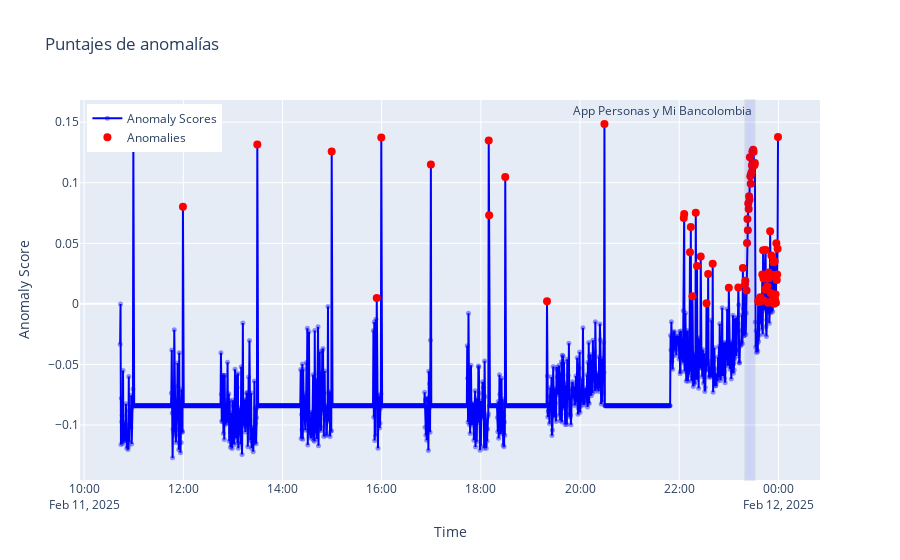

The cell this chart's notebook holds for it:
### Code cell
colors = {'normal': 'blue', 'anomaly': 'red', 'incident': 'blue'}
#cambiar a normal, anomaly, incident
plots_if.plot_dynamic(colors=colors)
